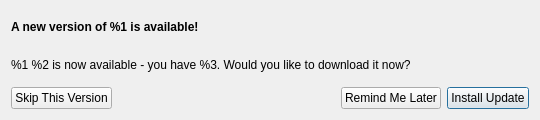
<?xml version="1.0" encoding="UTF-8"?>
<ui version="4.0">
 <class>FvUpdateWindow</class>
 <widget class="QWidget" name="FvUpdateWindow">
  <property name="geometry">
   <rect>
    <x>0</x>
    <y>0</y>
    <width>540</width>
    <height>120</height>
   </rect>
  </property>
  <property name="windowTitle">
   <string>Software Update</string>
  </property>
  <layout class="QHBoxLayout" name="horizontalLayout_6">
   <item>
    <layout class="QVBoxLayout" name="verticalLayout" stretch="0,0,0">
     <item>
      <widget class="QLabel" name="newVersionIsAvailableLabel">
       <property name="font">
        <font>
         <weight>75</weight>
         <bold>true</bold>
        </font>
       </property>
       <property name="text">
        <string>A new version of %1 is available!</string>
       </property>
      </widget>
     </item>
     <item>
      <widget class="QLabel" name="wouldYouLikeToDownloadLabel">
       <property name="text">
        <string>%1 %2 is now available - you have %3. Would you like to download it now?</string>
       </property>
      </widget>
     </item>
     <item>
      <layout class="QHBoxLayout" name="horizontalLayout_3">
       <item>
        <widget class="QPushButton" name="skipThisVersionButton">
         <property name="text">
          <string>Skip This Version</string>
         </property>
        </widget>
       </item>
       <item>
        <spacer name="horizontalSpacer">
         <property name="orientation">
          <enum>Qt::Horizontal</enum>
         </property>
         <property name="sizeHint" stdset="0">
          <size>
           <width>40</width>
           <height>20</height>
          </size>
         </property>
        </spacer>
       </item>
       <item>
        <widget class="QPushButton" name="remindMeLaterButton">
         <property name="text">
          <string>Remind Me Later</string>
         </property>
        </widget>
       </item>
       <item>
        <widget class="QPushButton" name="installUpdateButton">
         <property name="text">
          <string>Install Update</string>
         </property>
         <property name="autoDefault">
          <bool>true</bool>
         </property>
         <property name="default">
          <bool>true</bool>
         </property>
        </widget>
       </item>
      </layout>
     </item>
    </layout>
   </item>
  </layout>
 </widget>
 <resources/>
 <connections/>
</ui>
